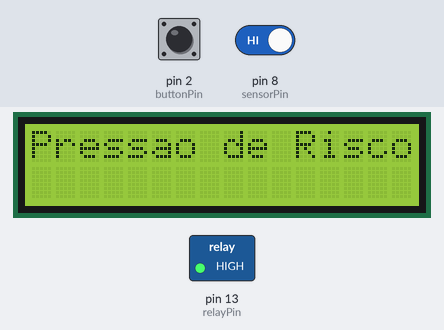
A sketch run on a simulated Arduino Leonardo, built with avr-gcc and run on an emulated ATmega32U4. Shown: 16×2 character LCD, switched loads named in the sketch (green lamp = pin HIGH). The test bench sets the inputs (shaded band); at power-on: pin 8 (sensorPin) HIGH, pin 2 (buttonPin) HIGH. What the sketch prints to the serial monitor is not drawn.

Above: at 1.6 s.
1.7 s: pin 8 (sensorPin) driven LOW
At 2.5 s:
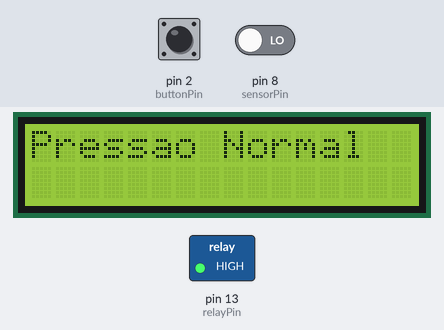
3.5 s: pin 8 (sensorPin) driven HIGH
At 3.77 s:
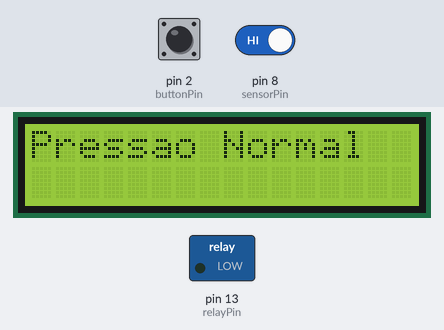
At 4.5 s:
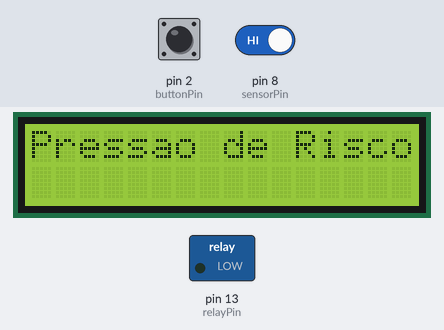
Timing chart, 0 to 6.5 s (numbered marks = the images above; inputs shaded):
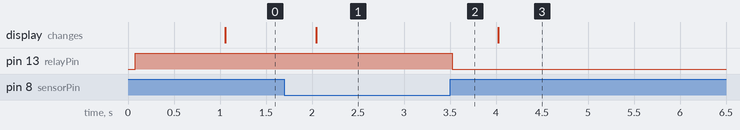

Measured:
- after the input at 1.7 s, pin 13 (relayPin): stays HIGH (without the input it goes to LOW after 0.84 s); the display: changes after 0.35 s (image 1)
- after the input at 3.5 s, pin 13 (relayPin): HIGH → LOW at once

The sketch:

TrabSTR.ino
```cpp
#include <Arduino_FreeRTOS.h>
#include <semphr.h>
#include <LiquidCrystal.h>

#define sensorPin 8
#define buttonPin 2
#define relayPin 13

LiquidCrystal lcd(12, 11, 5, 4, 3, 7);

SemaphoreHandle_t mutex;
SemaphoreHandle_t interruptSemaphore;

TaskHandle_t TaskOpenValve_Handler;
TaskHandle_t TaskCloseValve_Handler;


int buttonState = 0;
int relayState = 0;

void readSensor( void *pvParameters );
void showScreen( void *pvParameters );
void buttonInterrupt( void *pvParameters );
void openValve( void *pvParameters );
void closeValve( void *pvParameters );

void setup() {

  Serial.begin(9600);
  lcd.begin(16, 2);
  pinMode(buttonPin, INPUT_PULLUP);
  pinMode(sensorPin, INPUT_PULLUP); //Trocar só por Input ao usar Sensor
  pinMode(relayPin, OUTPUT);

  while (!Serial) {
    ; // wait for serial port to connect. Needed for native USB, on LEONARDO, MICRO, YUN, and other 32u4 based boards.
  }
  xTaskCreate(
    readSensor
    ,  "DigitalRead"  // A name just for humans
    ,  128  // This stack size can be checked & adjusted by reading the Stack Highwater
    ,  NULL //Parameters for the task
    ,  1  // Priority, with 3 (configMAX_PRIORITIES - 1) being the highest, and 0 being the lowest.
    ,  NULL ); //Task Handle

  xTaskCreate(
    buttonInterrupt
    ,  "InterruptButton" // A name just for humans
    ,  128  // Stack size
    ,  NULL //Parameters for the task
    ,  4 // Priority
    ,  NULL ); //Task Handle

  // Now the Task scheduler, which takes over control of scheduling individual Tasks, is automatically started.

  xTaskCreate(
    showScreen
    ,  "Screen" // A name just for humans
    ,  128  // Stack size
    ,  NULL //Parameters for the task
    ,  0  // Priority
    ,  NULL ); //Task Handle

      xTaskCreate(
    openValve
    ,  "openValve" // A name just for humans
    ,  128  // Stack size
    ,  NULL //Parameters for the task
    ,  3  // Priority
    ,  &TaskOpenValve_Handler ); //Task Handle

    xTaskCreate(
    closeValve
    ,  "closeValve" // A name just for humans
    ,  128  // Stack size
    ,  NULL //Parameters for the task
    ,  2  // Priority
    ,  &TaskCloseValve_Handler ); //Task Handle

  mutex = xSemaphoreCreateMutex();
  if(mutex != NULL)
    Serial.println("Mutex Created");
  interruptSemaphore = xSemaphoreCreateBinary();
  if(interruptSemaphore != NULL){
    attachInterrupt(digitalPinToInterrupt(buttonPin),interruptHandler,LOW);

  }


}

void loop()
{
  // Empty. Things are done in Tasks.
}

/*--------------------------------------------------*/
/*---------------------- Tasks ---------------------*/
/*--------------------------------------------------*/

void interruptHandler(){
  xSemaphoreGiveFromISR(interruptSemaphore, NULL);
  }


void buttonInterrupt( void *pvParameters)
{

(void) pvParameters;

  // make the pushbutton's pin an input:
  const TickType_t xDelay2000ms = pdMS_TO_TICKS( 2000 );
  TickType_t xLastWakeTime;
  xLastWakeTime = xTaskGetTickCount();

  for (;;)
  {


   if (xSemaphoreTake(interruptSemaphore, portMAX_DELAY) == pdPASS) {
      if(buttonState == 1 && xSemaphoreTake(mutex,1) == pdTRUE){
        relayState = 1;
        digitalWrite(relayPin,LOW);
        Serial.println("Relay ON");
        xSemaphoreGive(mutex);
      }

    }
    vTaskDelayUntil(&xLastWakeTime, xDelay2000ms);
  }
}

void readSensor( void *pvParameters)  // This is a Task.
{
  (void) pvParameters;
  // make the pushbutton's pin an input:
  const TickType_t xDelay500ms = pdMS_TO_TICKS( 500 );
  TickType_t xLastWakeTime;
  xLastWakeTime = xTaskGetTickCount();

  for (;;) // A Task shall never return or exit.
  {
    // read the input pin:

    if(xSemaphoreTake(mutex,1) == pdTRUE){
      buttonState = digitalRead(sensorPin);
      xSemaphoreGive(mutex);
    }
    if(buttonState == 1 && relayState == 0)
      vTaskResume(TaskOpenValve_Handler);
    else if(buttonState == 0 && relayState == 1)
      vTaskResume(TaskCloseValve_Handler);
    vTaskDelayUntil(&xLastWakeTime, xDelay500ms);  // one tick delay (15ms) in between reads for stability
  }
}

void showScreen( void *pvParameters __attribute__((unused)) )  // This is a Task.
{

  const TickType_t xDelay1000ms = pdMS_TO_TICKS( 1000 );
  TickType_t xLastWakeTime;
  xLastWakeTime = xTaskGetTickCount();
  for (;;) // A Task shall never return or exit.
  {
    lcd.clear();
    //Posiciona o cursor na coluna 3, linha 0;
    lcd.setCursor(0, 0);
    //Envia o texto entre aspas para o LCD
    if(buttonState == 0){
    lcd.print("Pressao Normal");
    Serial.println("Pressao Normal");
    digitalWrite(relayPin,HIGH);
    }
    else{
      lcd.print("Pressao de Risco");
      Serial.println("Pressao de Risco");
    }

    vTaskDelayUntil(&xLastWakeTime, xDelay1000ms);  // one tick delay (15ms) in between reads for stability
  }
}


void openValve( void *pvParameters __attribute__((unused)) )  // This is a Task.
{
    const TickType_t xDelay2000ms = pdMS_TO_TICKS( 2000 );
    TickType_t xLastWakeTime;
    xLastWakeTime = xTaskGetTickCount();
  for (;;)
  {
    // read the input on analog pin 0:
    if(xSemaphoreTake(mutex,1) == pdTRUE){
    relayState = 1;
    Serial.println("Valve ON");
    digitalWrite(relayPin,LOW);
    xSemaphoreGive(mutex);
    }
    vTaskDelayUntil(&xLastWakeTime, xDelay2000ms);
    vTaskSuspend(TaskOpenValve_Handler);
      // one tick delay (15ms) in between reads for stability
  }
}

void closeValve( void *pvParameters __attribute__((unused)) )  // This is a Task.
{
    const TickType_t xDelay2000ms = pdMS_TO_TICKS( 2000 );
    TickType_t xLastWakeTime;
    xLastWakeTime = xTaskGetTickCount();
  for (;;)
  {
    // read the input on analog pin 0:
    if(xSemaphoreTake(mutex,1) == pdTRUE){
    relayState = 0;
    Serial.println("Valve OFF");
    digitalWrite(relayPin,HIGH);
    xSemaphoreGive(mutex);
    }
    lcd.clear();

    vTaskDelayUntil(&xLastWakeTime, xDelay2000ms);
    vTaskSuspend(TaskCloseValve_Handler);

  }
}
```
